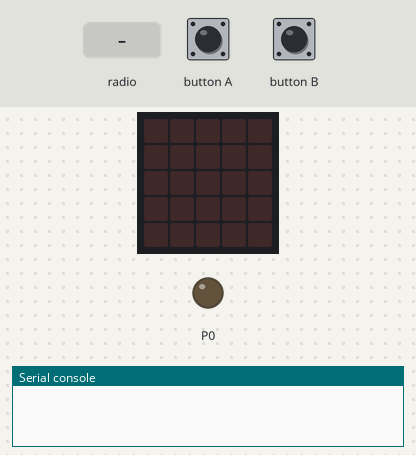
Simulated run of this program. Board: BBC micro:bit (MakeCode). On the bench: the board's 5×5 LED display, output pins drawn as LEDs (lit = HIGH), the last lines printed to the serial console. The test bench sets the inputs (shaded band). No radio messages arrive unless stated (any console line starting 'radio sent:' is added by the test bench).

Above: at 1.2 s.
1.3 s: radio message "1" arrives
At 3.4 s:
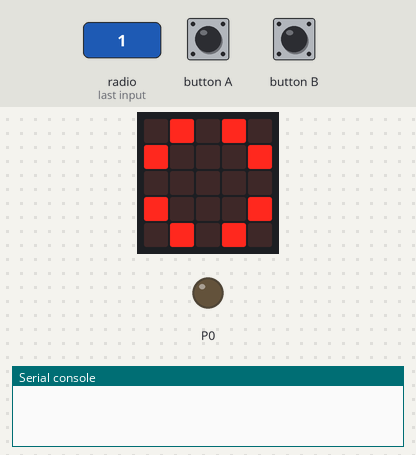
4.3 s: button A pressed for 0.15 s
At 5.2 s:
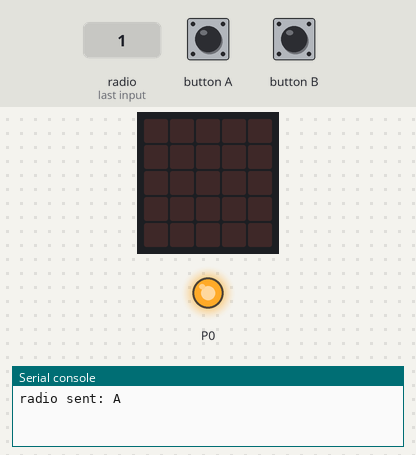
6.4 s: button B pressed for 0.15 s
At 7.0 s:
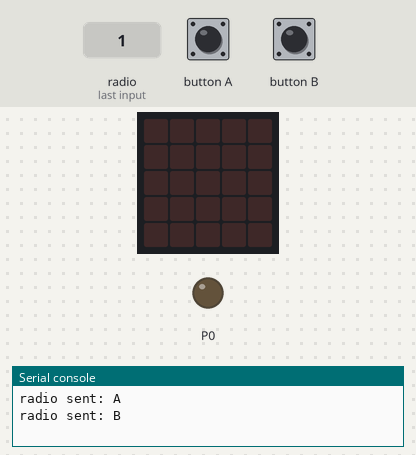
Timing chart, 0 to 9.4 s (numbered marks = the images above; inputs shaded):
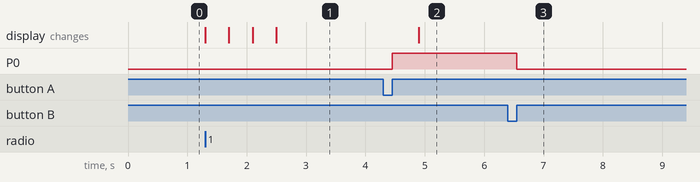

The program:

main.ts
```typescript
enum RadioMessage {
    message1 = 49434
}
radio.onReceivedNumber(function (receivedNumber) {
    if (receivedNumber == 1) {
        basic.showLeds(`
            . . . . .
            . . . . .
            . . # . .
            . . . . .
            . . . . .
            `)
        basic.showLeds(`
            . . . . .
            . . # . .
            . # . # .
            . . # . .
            . . . . .
            `)
        basic.showLeds(`
            . . # . .
            . # . # .
            # . . . #
            . # . # .
            . . # . .
            `)
        basic.showLeds(`
            . # . # .
            # . . . #
            . . . . .
            # . . . #
            . # . # .
            `)
    } else {
        basic.showLeds(`
            . # . # .
            # . . . #
            . . . . .
            # . . . #
            . # . # .
            `)
        basic.showLeds(`
            . . # . .
            . # . # .
            # . . . #
            . # . # .
            . . # . .
            `)
        basic.showLeds(`
            . . . . .
            . . # . .
            . # . # .
            . . # . .
            . . . . .
            `)
        basic.showLeds(`
            . . . . .
            . . . . .
            . . # . .
            . . . . .
            . . . . .
            `)
    }
    basic.pause(2000)
    basic.clearScreen()
})
input.onButtonPressed(Button.A, function () {
    radio.sendString("A")
    pins.digitalWritePin(DigitalPin.P0, 1)
})
input.onGesture(Gesture.TiltRight, function () {
    radio.sendNumber(0)
    pins.digitalWritePin(DigitalPin.P0, 0)
})
input.onGesture(Gesture.TiltLeft, function () {
    radio.sendNumber(1)
    pins.digitalWritePin(DigitalPin.P0, 1)
})
input.onButtonPressed(Button.B, function () {
    radio.sendString("B")
    pins.digitalWritePin(DigitalPin.P0, 0)
})
radio.setGroup(1)
```

test.ts
```typescript
// les tests vont ici ; cela ne sera pas compilé si ce paquet est utilisé en tant qu'extension.
```

Measured:
- after the input at 1.3 s, the display: first changes at once (image 1 shows a later state)
- after the input at 4.3 s, P0: LOW → HIGH after 0.15 s
- after the input at 6.4 s, P0: HIGH → LOW after 0.15 s
